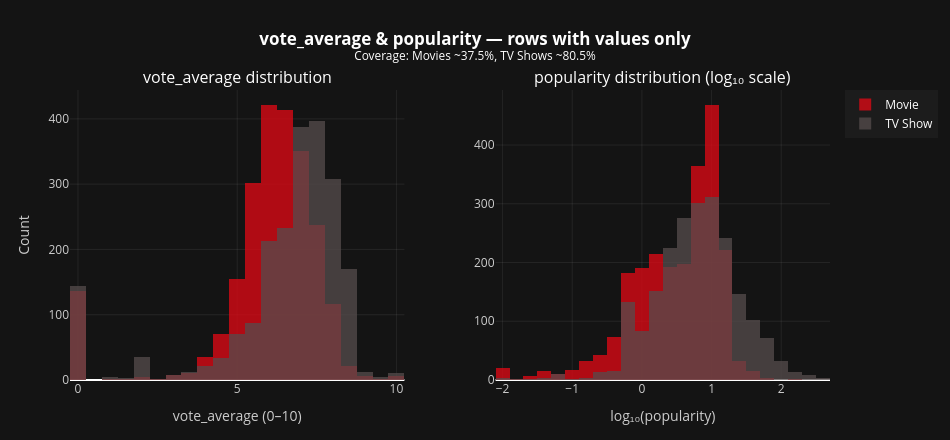

Notebook source saved alongside this figure:
### Markdown cell above
Country data covers 90.6% of the catalog (7,976 out of 8,807 rows). The column is multi-value, so a co-production between the US and Canada counts for both. After exploding, the dataset spans 127 unique countries.

The US sits at 3,689 appearances, roughly 3.5x India in second place (1,046) and more than 4.5x the UK (804). That gap is wider than population or market size alone would explain. It mostly comes down to Netflix starting as a US domestic service with a catalog heavily weighted toward Hollywood production.

India and the UK are in third, before a noticeable drop to Canada (445) and France (393). Japan (318), Spain (232), South Korea (231), and Germany (226) follow in a tight cluster. From Mexico (169) down to Indonesia (90), fifteen countries all land between roughly 90 and 170 appearances, a band where the bars are almost the same length.

A few of those lower entries are worth pointing out. Egypt (117), Nigeria (103), and Indonesia (90) all make the top 20, which suggests real catalog presence from regions that typically get little representation in Western streaming data. South Korea at 231 is probably higher than expected given its population; Korean drama and film have had genuine international momentum over the past decade.

The long tail beyond the top 20 is steep. The 127 countries in total sounds broad, but most of them contribute only a handful of titles. Figure 2 builds on this concentration pattern.

### Code cell
import numpy as np
from plotly.subplots import make_subplots

va_col  = 'vote_average'
pop_col = 'popularity'

# Coerce both columns to numeric (handles any stray strings)
va_series  = pd.to_numeric(consolidated_df[va_col],  errors='coerce')
pop_series = pd.to_numeric(consolidated_df[pop_col], errors='coerce')

# Coverage by type
n_movies = movies_mask.sum()
n_tv     = tv_mask.sum()

va_movies  = va_series[movies_mask].notna().sum()
va_tv      = va_series[tv_mask].notna().sum()
pop_movies = pop_series[movies_mask].notna().sum()
pop_tv     = pop_series[tv_mask].notna().sum()

print("vote_average coverage:")
print(f"  Movies:   {va_movies:,} / {n_movies:,}  ({va_movies/n_movies:.1%})")
print(f"  TV Shows: {va_tv:,}  / {n_tv:,}   ({va_tv/n_tv:.1%})")
print(f"  Overall:  {va_series.notna().sum():,} / {len(consolidated_df):,}  ({va_series.notna().mean():.1%})")

print("\npopularity coverage:")
print(f"  Movies:   {pop_movies:,} / {n_movies:,}  ({pop_movies/n_movies:.1%})")
print(f"  TV Shows: {pop_tv:,}  / {n_tv:,}   ({pop_tv/n_tv:.1%})")

# Distributions for rows that have values
va_data_movies  = va_series[movies_mask  & va_series.notna()]
va_data_tv      = va_series[tv_mask      & va_series.notna()]
pop_data_movies = pop_series[movies_mask & pop_series.notna()]
pop_data_tv     = pop_series[tv_mask     & pop_series.notna()]

fig_va = make_subplots(
    rows=1, cols=2,
    subplot_titles=('vote_average distribution', 'popularity distribution (log₁₀ scale)'),
    horizontal_spacing=0.12,
)

# vote_average overlapping histograms
for data, name, color in [
    (va_data_movies, 'Movie',   '#E50914'),
    (va_data_tv,     'TV Show', '#564d4d'),
]:
    fig_va.add_trace(go.Histogram(
        x=data, name=name, marker_color=color,
        opacity=0.75, nbinsx=25,
        hovertemplate=f'<b>{name}</b><br>score: %{{x:.1f}}<br>count: %{{y}}<extra></extra>',
    ), row=1, col=1)

# popularity log-scale overlapping histograms
for data, name, color in [
    (pop_data_movies, 'Movie',   '#E50914'),
    (pop_data_tv,     'TV Show', '#564d4d'),
]:
    log_data = np.log10(data.clip(lower=0.01))
    fig_va.add_trace(go.Histogram(
        x=log_data, name=name, marker_color=color,
        opacity=0.75, nbinsx=30, showlegend=False,
        hovertemplate=f'<b>{name}</b><br>log10(popularity): %{{x:.2f}}<br>count: %{{y}}<extra></extra>',
    ), row=1, col=2)

fig_va.update_layout(
    title=dict(
        text='<b>vote_average & popularity — rows with values only</b><br>'
             '<sup>Coverage: Movies ~37.5%, TV Shows ~80.5%</sup>',
        x=0.5, xanchor='center', font=dict(color='white'),
    ),
    barmode='overlay',
    plot_bgcolor='#141414', paper_bgcolor='#141414',
    legend=dict(font=dict(color='white'), bgcolor='rgba(30,30,30,0.8)'),
    margin=dict(t=90, b=60, l=70, r=40),
    width=950, height=440,
)
fig_va.update_xaxes(tickfont=dict(color='#cccccc'), gridcolor='rgba(255,255,255,0.07)')
fig_va.update_yaxes(tickfont=dict(color='#cccccc'), gridcolor='rgba(255,255,255,0.07)')
fig_va.update_yaxes(title_text='Count', title_font=dict(color='#cccccc'), row=1, col=1)
fig_va.update_xaxes(title_text='vote_average (0–10)', title_font=dict(color='#cccccc'), row=1, col=1)
fig_va.update_xaxes(title_text='log₁₀(popularity)', title_font=dict(color='#cccccc'), row=1, col=2)
fig_va.update_annotations(font=dict(color='white'))

fig_va.write_image('./figures/vote_popularity_coverage.png', scale=2)
fig_va.show()

### Figure 1 — Plotly figure (JSON) as saved in the notebook; plotly's stock layout.template omitted (floating-point values rounded to 4 significant figures; data arrays with more than 128 entries replaced by an {"elided": "..."} marker saying what was removed)
{"data": [{"hovertemplate": "<b>Movie</b><br>score: %{x:.1f}<br>count: %{y}<extra></extra>", "marker": {"color": "#E50914"}, "name": "Movie", "nbinsx": 25, "opacity": 0.75, "type": "histogram", "x": {"elided": "2301 float values"}, "xaxis": "x", "yaxis": "y"}, {"hovertemplate": "<b>TV Show</b><br>score: %{x:.1f}<br>count: %{y}<extra></extra>", "marker": {"color": "#564d4d"}, "name": "TV Show", "nbinsx": 25, "opacity": 0.75, "type": "histogram", "x": {"elided": "2155 float values"}, "xaxis": "x", "yaxis": "y"}, {"hovertemplate": "<b>Movie</b><br>log10(popularity): %{x:.2f}<br>count: %{y}<extra></extra>", "marker": {"color": "#E50914"}, "name": "Movie", "nbinsx": 30, "opacity": 0.75, "showlegend": false, "type": "histogram", "x": {"elided": "2301 float values"}, "xaxis": "x2", "yaxis": "y2"}, {"hovertemplate": "<b>TV Show</b><br>log10(popularity): %{x:.2f}<br>count: %{y}<extra></extra>", "marker": {"color": "#564d4d"}, "name": "TV Show", "nbinsx": 30, "opacity": 0.75, "showlegend": false, "type": "histogram", "x": {"elided": "2155 float values"}, "xaxis": "x2", "yaxis": "y2"}], "layout": {"annotations": [{"font": {"color": "white", "size": 16}, "showarrow": false, "text": "vote_average distribution", "x": 0.22, "xanchor": "center", "xref": "paper", "y": 1, "yanchor": "bottom", "yref": "paper"}, {"font": {"color": "white", "size": 16}, "showarrow": false, "text": "popularity distribution (log₁₀ scale)", "x": 0.78, "xanchor": "center", "xref": "paper", "y": 1, "yanchor": "bottom", "yref": "paper"}], "barmode": "overlay", "height": 440, "legend": {"bgcolor": "rgba(30,30,30,0.8)", "font": {"color": "white"}}, "margin": {"b": 60, "l": 70, "r": 40, "t": 90}, "paper_bgcolor": "#141414", "plot_bgcolor": "#141414", "title": {"font": {"color": "white"}, "text": "<b>vote_average & popularity — rows with values only</b><br><sup>Coverage: Movies ~37.5%, TV Shows ~80.5%</sup>", "x": 0.5, "xanchor": "center"}, "width": 950, "xaxis": {"anchor": "y", "domain": [0, 0.44], "gridcolor": "rgba(255,255,255,0.07)", "tickfont": {"color": "#cccccc"}, "title": {"font": {"color": "#cccccc"}, "text": "vote_average (0–10)"}}, "xaxis2": {"anchor": "y2", "domain": [0.56, 1], "gridcolor": "rgba(255,255,255,0.07)", "tickfont": {"color": "#cccccc"}, "title": {"font": {"color": "#cccccc"}, "text": "log₁₀(popularity)"}}, "yaxis": {"anchor": "x", "domain": [0, 1], "gridcolor": "rgba(255,255,255,0.07)", "tickfont": {"color": "#cccccc"}, "title": {"font": {"color": "#cccccc"}, "text": "Count"}}, "yaxis2": {"anchor": "x2", "domain": [0, 1], "gridcolor": "rgba(255,255,255,0.07)", "tickfont": {"color": "#cccccc"}}}}
